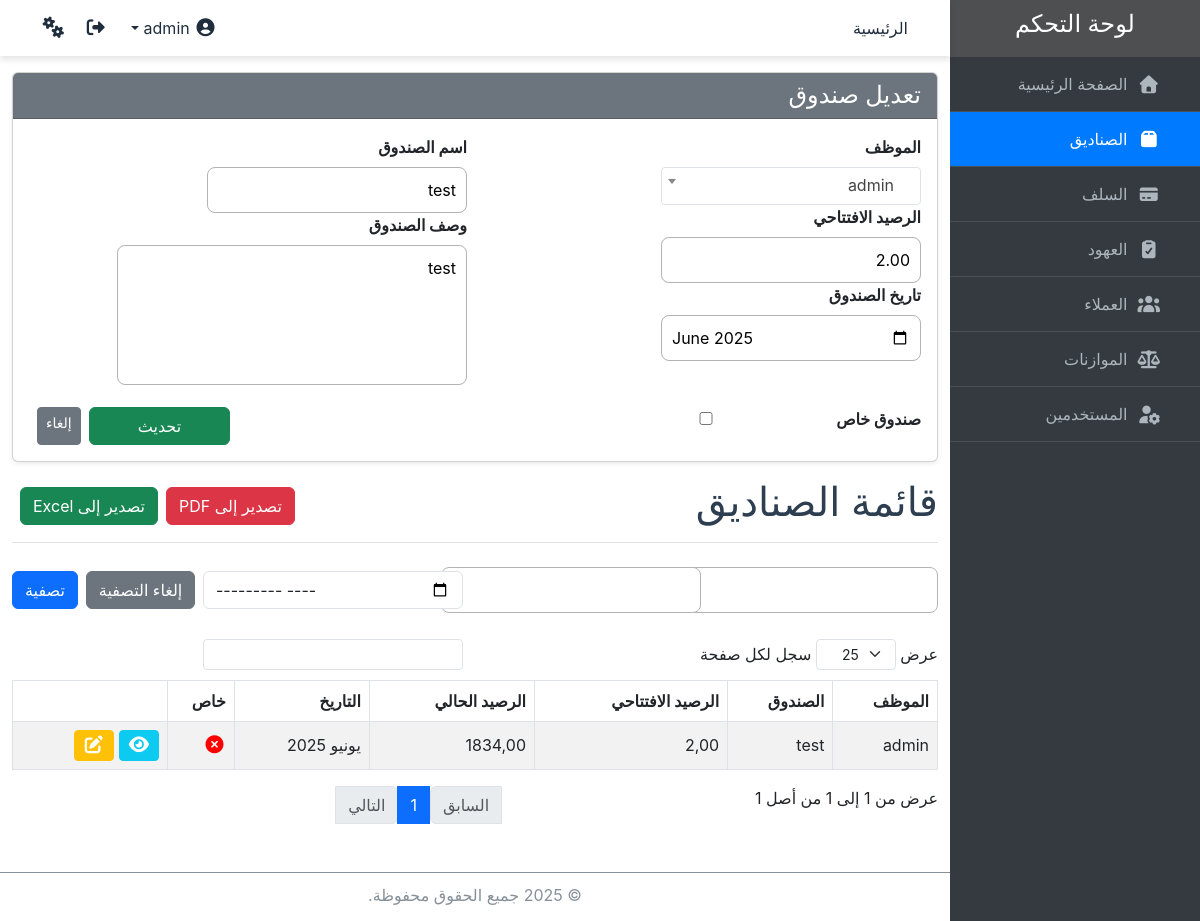
Page /funds/1/ (signed in) on the earlier database version.
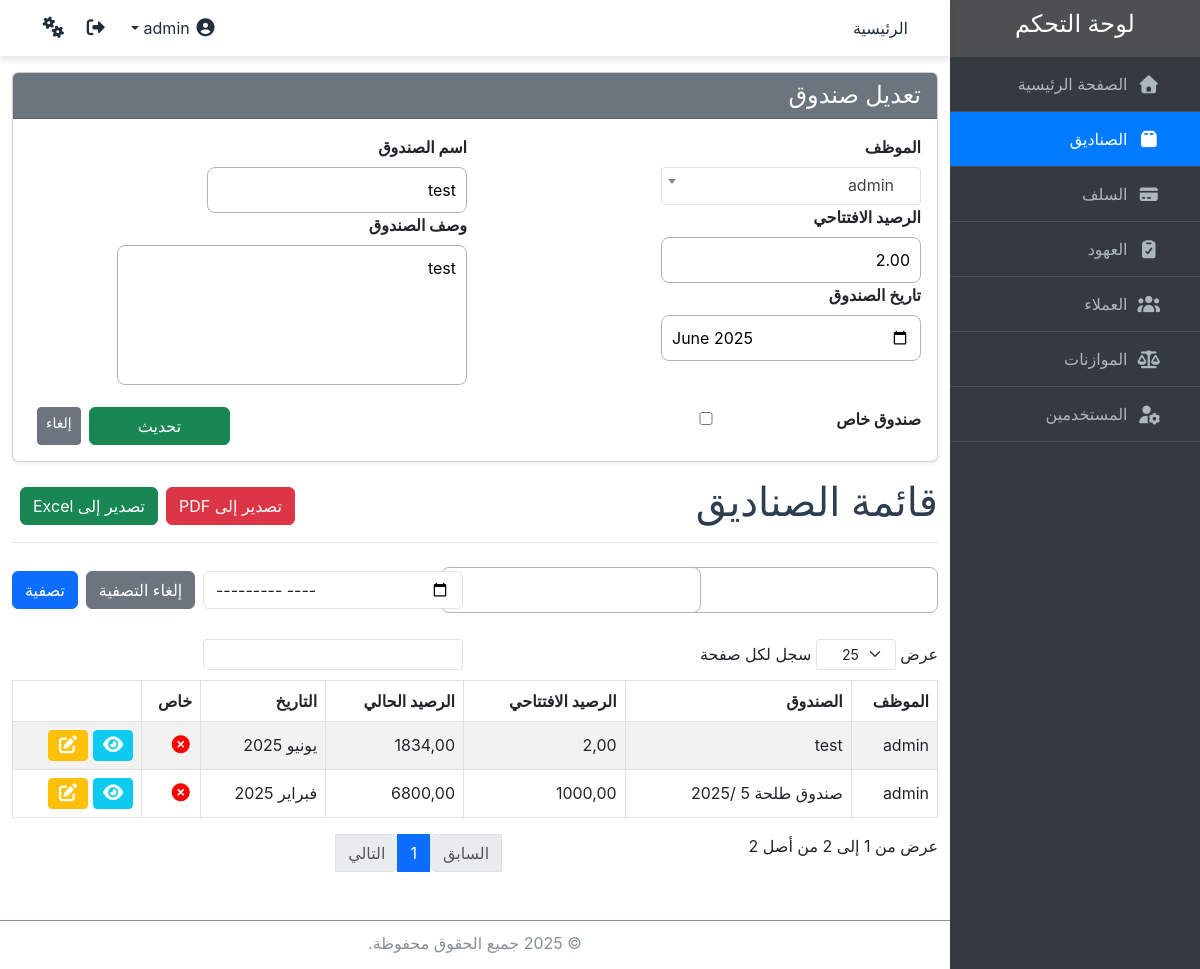
Same page on the later database version.
### core/models.py (models this page shows, shortened)
class Fund(models.Model):
    user = models.ForeignKey(User, on_delete=models.CASCADE, verbose_name="صاحب الصندوق")
    name = models.CharField(max_length=100, verbose_name="اسم الصندوق")
    description = models.TextField(verbose_name="وصف الصندوق")
    opening_balance = models.DecimalField(max_digits=10, decimal_places=2, default=0, verbose_name="الرصيد الافتتاحي")
    current_balance = models.DecimalField(max_digits=10, decimal_places=2, default=0, verbose_name="الرصيد الحالي")
    date = models.DateField(verbose_name="تاريخ الصندوق")
    is_private = models.BooleanField(default=False, verbose_name="صندوق خاص")
    created_at = models.DateTimeField(auto_now_add=True, verbose_name="تاريخ الإنشاء")
    class Meta:
        verbose_name = "صندوق"
        verbose_name_plural = "الصناديق"
        unique_together = ('user', 'date')
        permissions = [
            ("viewall_funds", "عرض كل الصناديق"),
            ("viewprivate_funds", "عرض الصناديق الخاصة"),
        ]

### core/views.py (the view, shortened to what this page needs)
# urls.py: path('funds/', views.FundView.as_view(), name='fund_list'),
class FundView(PermissionMixin, ExportMixin, View):
    template_name = 'funds/fund_list.html'
    permission_required = 'core.view_fund'
    def get(self, request, *args, **kwargs):
        if request.user.has_perm('core.viewprivate_funds') and request.user.has_perm('core.viewall_funds'):
            funds = Fund.objects.all()
        elif request.user.has_perm('core.viewprivate_funds'):
            funds = Fund.objects.filter(user=request.user)
        elif request.user.has_perm('core.viewall_funds'):
            funds = Fund.objects.filter(is_private=False)
        else:
            funds = Fund.objects.filter(user=request.user, is_private=False)
        user_filter = request.GET.get('user')
        name_filter = request.GET.get('name')
        date_filter = request.GET.get('date')
        if user_filter:
            funds = funds.filter(user=user_filter)
        if name_filter:
            funds = funds.filter(name=name_filter)
        if date_filter:
            funds = funds.filter(date__icontains=date_filter)
        if "export" in request.GET:
            export_format = request.GET.get('format', 'excel')  # Default to 'excel' if no format is provided
            if export_format == 'pdf':
                return self.export_to_pdf(funds)
            return self.export_to_excel(funds)
        fund = None
        if 'pk' in kwargs:
            fund = get_object_or_404(funds, pk=kwargs['pk'])  # التأكد من أن المستخدم يمكنه رؤية الصندوق
            form = FundForm(instance=fund)
        else:
            initial_data = {'user': request.user} if not request.user.is_superuser else {}
            form = FundForm(initial=initial_data)
        filter_form = FundFilterForm(request.GET)
        context = {
            'funds': funds,
            'form': form,
            'fund': fund,
            'filter_form': filter_form
        }
        return render(request, self.template_name, context)

### core/forms.py
class FundForm(forms.ModelForm):
    date = forms.DateField(
        widget=forms.DateInput(attrs={'type': 'month'}),
        input_formats=["%Y-%m"],  # السماح بإدخال السنة والشهر فقط
    )
    class Meta:
        model = Fund
        fields = ['user', 'name', 'description', 'opening_balance', 'is_private', 'date']
        widgets = {
            'date': forms.DateInput(attrs={'type': 'month'}),
            'current_balance': forms.TextInput(attrs={'readonly': 'readonly'}),
        }
    def __init__(self, *args, **kwargs):
        super().__init__(*args, **kwargs)
        if self.instance and self.instance.pk:
            self.initial['date'] = self.instance.date.strftime('%Y-%m')

### core/views.py (called while the page is built)
    def has_permission(self):
        perms = self.get_permission_required()
        return self.request.user.has_perms(perms) or self.request.user.is_superuser

### core/templates/funds/fund_list.html (shortened to what the changed rows need)
{% extends 'base.html' %}
{% block content %}
<div class="container mt-3">
    {% if 'core.change_fund' in request.user.get_all_permissions %}
    <div class="card shadow-sm mb-3">
        <div class="card-header bg-secondary text-white">
            <h4 class="mb-0">{% if fund %}تعديل صندوق{% else %}إضافة صندوق{% endif %}</h4>
        </div>
        <div class="card-body">
            <form method="post" class="row g-3">
                <div class="col-md-6">
                    {% if request.user.is_superuser or 'core.viewall_funds' in request.user.get_all_permissions %}
                    <label for="user" class="form-label">الموظف</label>
                    <div class="flex-grow-1">{{ form.user }}</div>
                    {% else %}
                    {{ form.user.as_hidden }}
                    {% endif %}
                    <label for="opening_balance" class="form-label">الرصيد الافتتاحي</label>
                    <div class="flex-grow-1">{{ form.opening_balance }}</div>
                    <label for="date" class="form-label">تاريخ الصندوق</label>
                    <div class="flex-grow-1">{{ form.date }}</div>
                </div>
                <div class="col-md-6">
                    <label for="name" class="form-label">اسم الصندوق</label>
                    <div class="flex-grow-1">{{ form.name }}</div>
                    <label for="description" class="form-label">وصف الصندوق</label>
                    <div class="flex-grow-1">{{ form.description }}</div>
                </div>
                <div class="col-6 d-flex justify-content-end">
                    {% if 'core.viewprivate_funds' in request.user.get_all_permissions %}
                    <label for="description" class="form-label">صندوق خاص</label>
                    <div class="flex-grow-1">{{ form.is_private }}</div>
                    {% endif %}
                </div>
                <div class="col-6 d-flex justify-content-end">
                    <button type="submit" class="btn btn-success px-5">
                        {% if fund %}تحديث{% else %}إضافة{% endif %}
                    </button>
                    <a href="{% url 'fund_list' %}" class="btn btn-secondary btn-sm mx-2">إلغاء</a>
                </div>
            </form>
        </div>
    </div>
    {% endif %}
    <div class="d-flex justify-content-between align-items-center border-bottom pb-2 mb-3">
        <h1 class="text-right">قائمة الصناديق</h1>
        <div class="d-flex">
        </div>
    </div>
    <form method="get">
        <div class="row align-items-center">
        </div>
      </form>
    <div style="overflow-x: auto; max-width: 100%;">
        <table id="covenantsTable" class="table table-bordered  table-hover table-striped align-middle">
            <thead>
                <tr>
                    <th>الموظف</th>
                    <th>الصندوق</th>
                    <th>الرصيد الافتتاحي</th>
                    <th>الرصيد الحالي</th>
                    <th>التاريخ</th>
                    {% if 'core.viewprivate_funds' in request.user.get_all_permissions %}
                    <th>خاص</th>
                    {% endif %}
                    <th></th>
                </tr>
            </thead>
            <tbody>
                {% for fund in funds %}
                    <tr>
                        <td>{{ fund.user }}</td>
                        <td>{{ fund.name }}</td>
                        <td>{{ fund.opening_balance }}</td>
                        <td>{{ fund.current_balance }}</td>
                        <td>{{ fund.date|date:"M Y"  }}</td>
                        {% if 'core.viewprivate_funds' in request.user.get_all_permissions %}
                        <td>
                            {% if fund.is_private %}
                                <i class="fas fa-check-circle" style="color: green;"></i>
                            {% else %}
                                <i class="fas fa-times-circle" style="color: red;"></i>
                            {% endif %}
                        </td>
                        {% endif %}
                        <td>
                            <a href="{% url 'fund_detail' fund.pk %}" class="btn btn-info btn-sm text-white">
                                <i class="fas fa-eye"></i>
                            </a>
                            <a href="{% url 'fund_update' fund.pk %}" class="btn btn-warning btn-sm text-white">
                                <i class="fas fa-edit"></i>
                            </a>
                        </td>
                    </tr>
                {% endfor %}
            </tbody>
        </table>
    </div>
</div>
{% endblock %}
{% block scripts %}
<link href="https://cdn.jsdelivr.net/npm/select2@4.0.13/dist/css/select2.min.css" rel="stylesheet" />
{% endblock scripts %}

Differences in the rows shown:
added Fund: user "admin", name "صندوق طلحة 5 /2025", opening_balance "1000,00", current_balance "6800,00", date "فبراير 2025", is_private False (drawn)
Other differences:
text written by a page script: "عرض سجل لكل صفحة عرض من 1 إلى 1 من أصل 1 السابق 1 التالي" → "عرض سجل لكل صفحة عرض من 1 إلى 2 من أصل 2 السابق 1 التالي"
